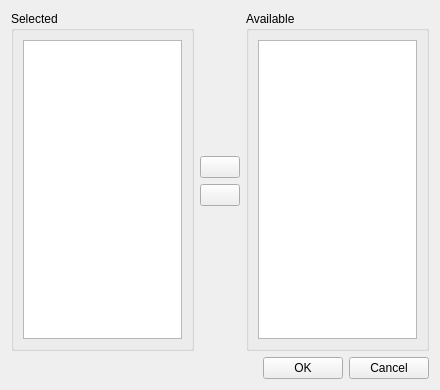
<?xml version="1.0" encoding="UTF-8"?>
<ui version="4.0">
 <class>SelectionListInputDialog</class>
 <widget class="QWidget" name="SelectionListInputDialog">
  <property name="geometry">
   <rect>
    <x>0</x>
    <y>0</y>
    <width>440</width>
    <height>390</height>
   </rect>
  </property>
  <property name="windowTitle">
   <string>Selection List</string>
  </property>
  <layout class="QVBoxLayout" name="verticalLayout_2">
   <item>
    <layout class="QHBoxLayout" name="horizontalLayout">
     <item>
      <widget class="QGroupBox" name="m_selectedGroup">
       <property name="title">
        <string>Selected</string>
       </property>
       <layout class="QVBoxLayout" name="verticalLayout_3">
        <item>
         <widget class="QListWidget" name="m_selectedList">
          <property name="selectionMode">
           <enum>QAbstractItemView::ExtendedSelection</enum>
          </property>
          <property name="sortingEnabled">
           <bool>true</bool>
          </property>
         </widget>
        </item>
       </layout>
      </widget>
     </item>
     <item>
      <layout class="QVBoxLayout" name="verticalLayout" stretch="1,0,0,1">
       <item>
        <spacer name="verticalSpacer">
         <property name="orientation">
          <enum>Qt::Vertical</enum>
         </property>
         <property name="sizeHint" stdset="0">
          <size>
           <width>20</width>
           <height>40</height>
          </size>
         </property>
        </spacer>
       </item>
       <item>
        <widget class="QPushButton" name="m_addButton">
         <property name="minimumSize">
          <size>
           <width>40</width>
           <height>0</height>
          </size>
         </property>
         <property name="maximumSize">
          <size>
           <width>40</width>
           <height>16777215</height>
          </size>
         </property>
         <property name="text">
          <string/>
         </property>
         <property name="icon">
          <iconset resource="../../LegacyResources/Resources.qrc">
           <normaloff>:/icons/arrow_left_green.png</normaloff>:/icons/arrow_left_green.png</iconset>
         </property>
         <property name="iconSize">
          <size>
           <width>24</width>
           <height>24</height>
          </size>
         </property>
        </widget>
       </item>
       <item>
        <widget class="QPushButton" name="m_removeButton">
         <property name="minimumSize">
          <size>
           <width>40</width>
           <height>0</height>
          </size>
         </property>
         <property name="maximumSize">
          <size>
           <width>40</width>
           <height>16777215</height>
          </size>
         </property>
         <property name="text">
          <string/>
         </property>
         <property name="icon">
          <iconset resource="../../LegacyResources/Resources.qrc">
           <normaloff>:/icons/arrow_right_red.png</normaloff>:/icons/arrow_right_red.png</iconset>
         </property>
         <property name="iconSize">
          <size>
           <width>24</width>
           <height>24</height>
          </size>
         </property>
        </widget>
       </item>
       <item>
        <spacer name="verticalSpacer_2">
         <property name="orientation">
          <enum>Qt::Vertical</enum>
         </property>
         <property name="sizeHint" stdset="0">
          <size>
           <width>20</width>
           <height>40</height>
          </size>
         </property>
        </spacer>
       </item>
      </layout>
     </item>
     <item>
      <widget class="QGroupBox" name="m_availableGroup">
       <property name="title">
        <string>Available</string>
       </property>
       <layout class="QVBoxLayout" name="verticalLayout_4">
        <item>
         <widget class="QListWidget" name="m_availableList">
          <property name="selectionMode">
           <enum>QAbstractItemView::ExtendedSelection</enum>
          </property>
          <property name="sortingEnabled">
           <bool>true</bool>
          </property>
         </widget>
        </item>
       </layout>
      </widget>
     </item>
    </layout>
   </item>
   <item>
    <layout class="QHBoxLayout" name="horizontalLayout_2">
     <item>
      <spacer name="horizontalSpacer">
       <property name="orientation">
        <enum>Qt::Horizontal</enum>
       </property>
       <property name="sizeHint" stdset="0">
        <size>
         <width>40</width>
         <height>20</height>
        </size>
       </property>
      </spacer>
     </item>
     <item>
      <widget class="QPushButton" name="m_okButton">
       <property name="text">
        <string>OK</string>
       </property>
      </widget>
     </item>
     <item>
      <widget class="QPushButton" name="m_cancelButton">
       <property name="text">
        <string>Cancel</string>
       </property>
      </widget>
     </item>
    </layout>
   </item>
  </layout>
 </widget>
 <resources>
  <include location="../../LegacyResources/Resources.qrc"/>
 </resources>
 <connections/>
</ui>
